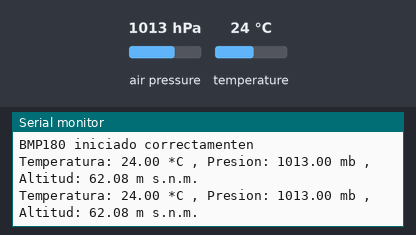
This sketch was run on a simulated Arduino Uno, built with avr-gcc and run on an emulated ATmega328P. Shown: the last lines printed to the serial monitor. Inputs (shaded band) come from the test bench; at power-on: air pressure 1013 hPa, temperature 24 °C.

Above: at 1.8 s.
1.9 s: air pressure set to 952 hPa
At 2.9 s:
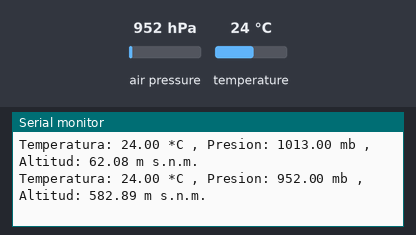
3.4 s: temperature set to 12 °C
At 4.7 s:
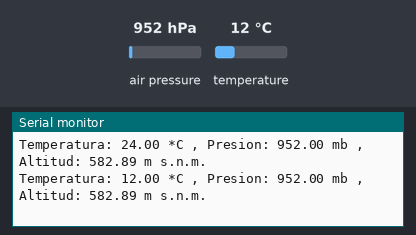
4.9 s: air pressure set to 975 hPa
At 6.1 s:
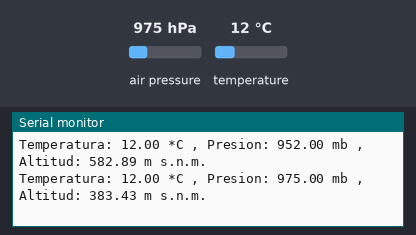
Timing chart, 0 to 7.9 s (numbered marks = the images above; inputs shaded):
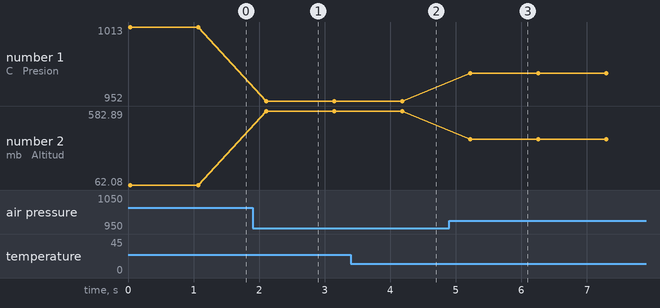

The sketch:

Sesor_presion_atmosferica_y_temperatura.ino
```cpp
#include <SFE_BMP180.h>
#include <Wire.h>

SFE_BMP180 bmp180;

double PresionNivelMar=1013.25; //presion sobre el nibel del mar en mbar

void setup()
{
  Serial.begin(9600);

  if (bmp180.begin())
    Serial.println("BMP180 iniciado correctamenten");
  else
  {
    Serial.println("Error al iniciar el BMP180");
    while(1); // bucle infinito
  }
}

void loop()
{
  char status;
  double T,P,A;

  status = bmp180.startTemperature();//Inicio de lectura de temperatura
  if (status != 0)
  {
    delay(status); //Pausa para que finalice la lectura
    status = bmp180.getTemperature(T); //Obtener la temperatura
    if (status != 0)
    {
      status = bmp180.startPressure(3);//Inicio lectura de presión
      if (status != 0)
      {
        delay(status);//Pausa para que finalice la lectura
        status = bmp180.getPressure(P,T);//Obtenemos la presión
        if (status != 0)
        {
          Serial.print("Temperatura: ");
          Serial.print(T);
          Serial.print(" *C , ");
          Serial.print("Presion: ");
          Serial.print(P);
          Serial.print(" mb , ");
          //-------Calculamos la altitud--------
          A= bmp180.altitude(P,PresionNivelMar)+ 60;
          Serial.print("Altitud: ");
          Serial.print(A);
          Serial.println(" m s.n.m.");
        }
      }
    }
  }
  delay(1000);
}
```

Measured:
- after the input at 1.9 s, the serial monitor: prints a new line after 0.21 s (image 1)
- after the input at 3.4 s, the serial monitor: prints a new line after 0.78 s (image 2)
- after the input at 4.9 s, the serial monitor: prints a new line after 0.32 s (image 3)
- plotted number 1: 1013 → 952 after the input at 1.9 s, 952 → 975 after the input at 4.9 s
- plotted number 2: 62.08 → 582.89 after the input at 1.9 s, 582.89 → 383.43 after the input at 4.9 s
